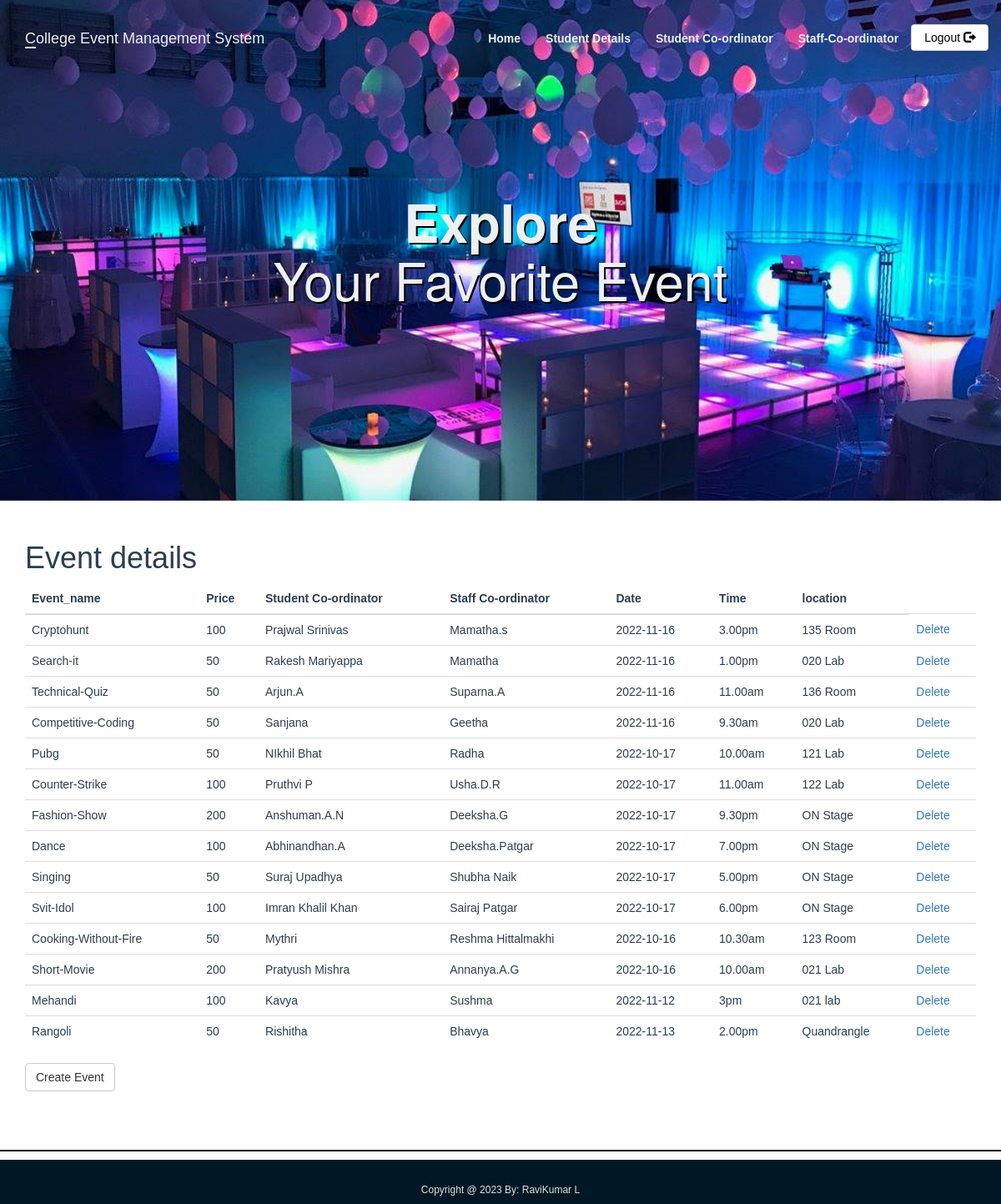
The app's page /adminPage.php, older data.
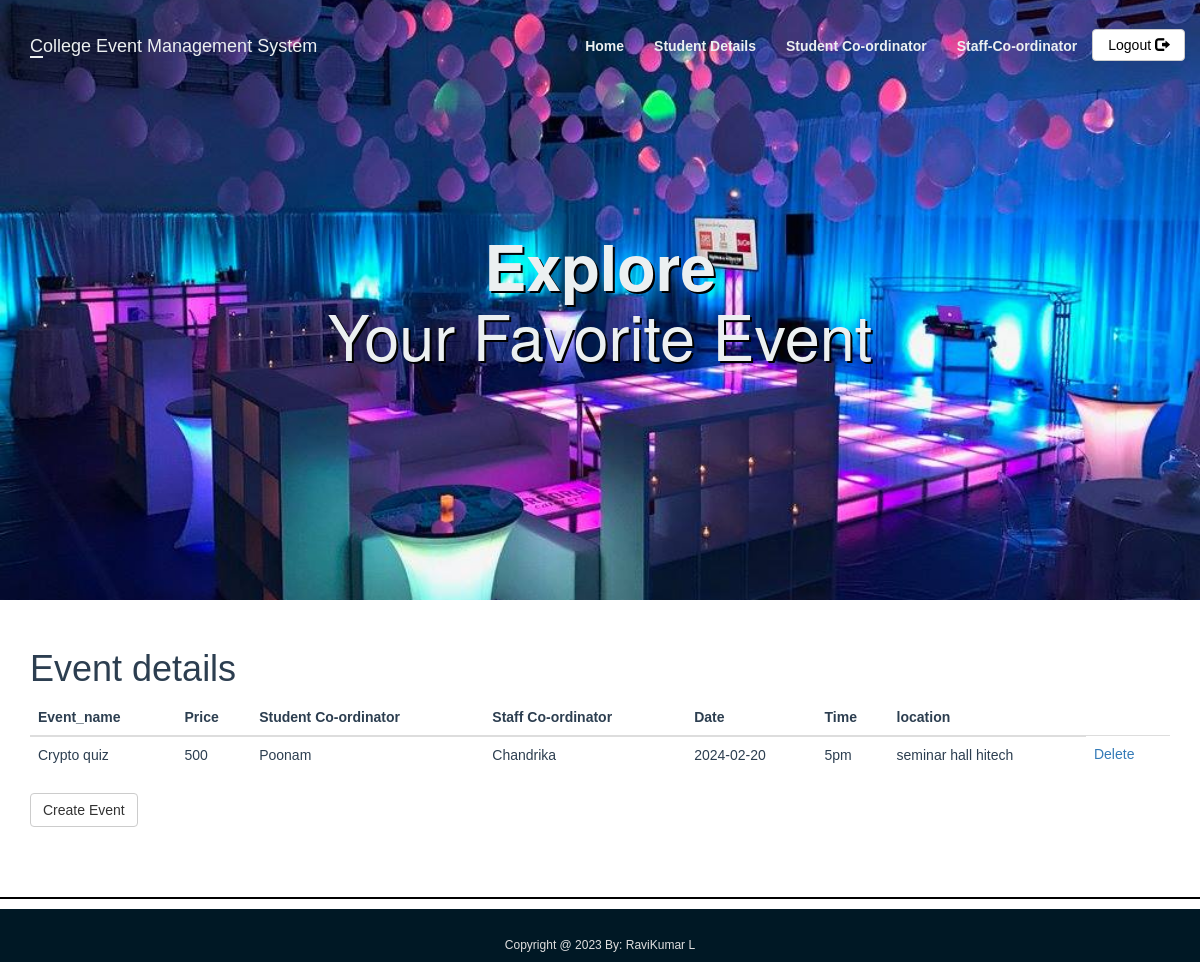
The same page, newer data.
### tables this page shows
CREATE TABLE `staff_coordinator` (
  `stid` int(11) NOT NULL,
  `name` varchar(100) NOT NULL,
  `phone` varchar(10) DEFAULT NULL,
  `event_id` int(11) DEFAULT NULL
);

CREATE TABLE `events` (
  `event_id` int(11) NOT NULL,
  `event_title` varchar(50) NOT NULL,
  `event_price` int(11) DEFAULT NULL,
  `participents` int(100) DEFAULT 0,
  `img_link` text DEFAULT NULL,
  `type_id` int(11) DEFAULT NULL
);

CREATE TABLE `student_coordinator` (
  `sid` int(11) NOT NULL,
  `st_name` varchar(100) NOT NULL,
  `phone` varchar(10) DEFAULT NULL,
  `event_id` int(11) DEFAULT NULL
);

CREATE TABLE `event_info` (
  `event_id` int(10) NOT NULL,
  `Date` date DEFAULT NULL,
  `time` varchar(20) NOT NULL,
  `location` varchar(300) NOT NULL
);

### adminPage.php (the view, shortened to what this page needs)
<?php
include_once 'classes/db1.php';
$result = mysqli_query($conn,"SELECT * FROM staff_coordinator s ,event_info ef ,student_coordinator
st,events e where e.event_id= ef.event_id and e.event_id= s.event_id and e.event_id= st.event_id");
?>
<!DOCTYPE html>
<html>
<head>
</head>
<body>
<?php include 'utils/adminHeader.php'?>
<div class = "content">
<div class = "container">
<h1>Event details</h1>
<?php
if (mysqli_num_rows($result) > 0) {
?>
<table class="table table-hover" >
<thead>
<tr>
<th>Event_name</th>
<th>Price</th>
<th>Student Co-ordinator</th>
<th>Staff Co-ordinator</th>
<th>Date</th>
<th>Time</th>
<th>location </th>
</tr>
</thead>
<tbody>
<?php
while($row = mysqli_fetch_array($result)){
echo '<tr>';
echo '<td>' . $row['event_title'] . '</td>';
echo '<td>' . $row['event_price'] . '</td>';
echo '<td>' . $row['st_name'] . '</td>';
echo '<td>' . $row['name'] . '</td>';
echo '<td>'.$row['Date'].'</td>';
echo '<td>'.$row['time'].'</td>';
echo '<td>'.$row['location'].'</td>';
echo '<td>'
.'<a class="delete" href="deleteEvent.php?id='.$row['event_id'].'">Delete</a> '
.'</td>';
echo '</tr>';
}
?>
</tbody>
</table>
<?php
}
?>
<a class="btn btn-default" href = "createEventForm.php">Create Event</a>
</div>
</div>
<?php require 'utils/footer.php'; ?>
</body>
</html>

Row changes from the older to the newer data that the page shows:
removed staff_coordinator: event.event_title "Search-it", event.event_price "50", student_coordinator.st_name "Rakesh Mariyappa", name "Mamatha", event_info.Date "2022-11-16", event_info.time "1.00pm", event_info.location "020 Lab"
removed staff_coordinator: event.event_title "Technical-Quiz", event.event_price "50", student_coordinator.st_name "Arjun.A", name "Suparna.A", event_info.Date "2022-11-16", event_info.time "11.00am", event_info.location "136 Room"
removed staff_coordinator: event.event_title "Competitive-Coding", event.event_price "50", student_coordinator.st_name "Sanjana", name "Geetha", event_info.Date "2022-11-16", event_info.time "9.30am", event_info.location "020 Lab"
removed staff_coordinator: event.event_title "Pubg", event.event_price "50", student_coordinator.st_name "NIkhil Bhat", name "Radha", event_info.Date "2022-10-17", event_info.time "10.00am", event_info.location "121 Lab"
removed staff_coordinator: event.event_title "Counter-Strike", event.event_price "100", student_coordinator.st_name "Pruthvi P", name "Usha.D.R", event_info.Date "2022-10-17", event_info.time "11.00am", event_info.location "122 Lab"
removed staff_coordinator: event.event_title "Fashion-Show", event.event_price "200", student_coordinator.st_name "Anshuman.A.N", name "Deeksha.G", event_info.Date "2022-10-17", event_info.time "9.30pm", event_info.location "ON Stage"
removed staff_coordinator: event.event_title "Dance", event.event_price "100", student_coordinator.st_name "Abhinandhan.A", name "Deeksha.Patgar", event_info.Date "2022-10-17", event_info.time "7.00pm", event_info.location "ON Stage"
removed staff_coordinator: event.event_title "Singing", event.event_price "50", student_coordinator.st_name "Suraj Upadhya", name "Shubha Naik", event_info.Date "2022-10-17", event_info.time "5.00pm", event_info.location "ON Stage"
removed staff_coordinator: event.event_title "Svit-Idol", event.event_price "100", student_coordinator.st_name "Imran Khalil Khan", name "Sairaj Patgar", event_info.Date "2022-10-17", event_info.time "6.00pm", event_info.location "ON Stage"
removed staff_coordinator: event.event_title "Cooking-Without-Fire", event.event_price "50", student_coordinator.st_name "Mythri", name "Reshma Hittalmakhi", event_info.Date "2022-10-16", event_info.time "10.30am", event_info.location "123 Room"
removed staff_coordinator: event.event_title "Short-Movie", event.event_price "200", student_coordinator.st_name "Pratyush Mishra", name "Annanya.A.G", event_info.Date "2022-10-16", event_info.time "10.00am", event_info.location "021 Lab"
removed staff_coordinator: event.event_title "Mehandi", event.event_price "100", student_coordinator.st_name "Kavya", name "Sushma", event_info.Date "2022-11-12", event_info.time "3pm", event_info.location "021 lab"
removed staff_coordinator: event.event_title "Rangoli", event.event_price "50", student_coordinator.st_name "Rishitha", name "Bhavya", event_info.Date "2022-11-13", event_info.time "2.00pm", event_info.location "Quandrangle"
changed staff_coordinator: event.event_title "Cryptohunt" → "Crypto quiz"; event.event_price "100" → "500"; student_coordinator.st_name "Prajwal Srinivas" → "Poonam"; name "Mamatha.s" → "Chandrika"; event_info.Date "2022-11-16" → "2024-02-20"; event_info.time "3.00pm" → "5pm"; event_info.location "135 Room" → "seminar hall hitech"
